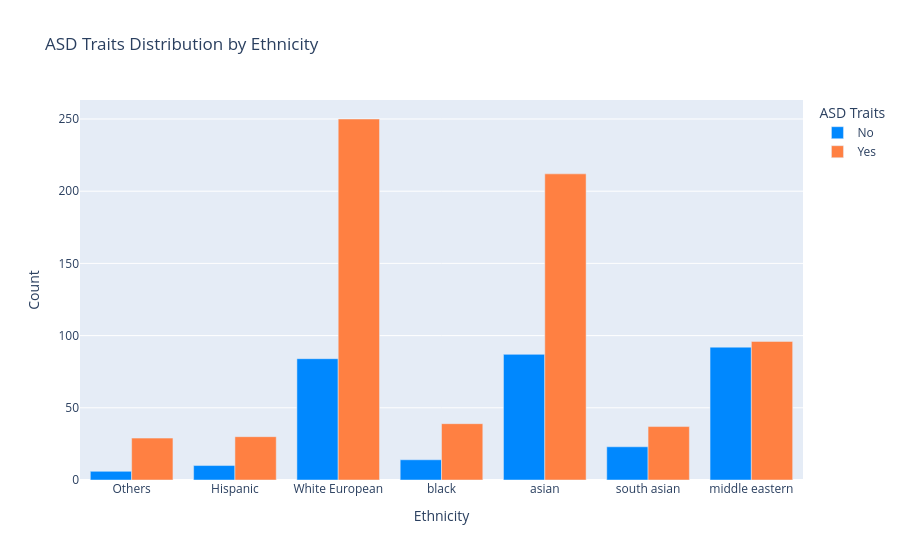

The code cell stored with this chart in its notebook:
### Code cell
ethnicity_counts = asd_toddlers_df.groupby(['Ethnicity', 'ASD_Traits']).size().reset_index(name='Count')

# Filter for major ethnicities (at least 30 records) for better visualization
major_ethnicities = asd_toddlers_df['Ethnicity'].value_counts()[asd_toddlers_df['Ethnicity'].value_counts() >= 30].index.tolist()
ethnicity_counts_filtered = ethnicity_counts[ethnicity_counts['Ethnicity'].isin(major_ethnicities)]

# Calculate percentage of ASD Traits=Yes for each ethnicity
ethnicity_percentages = asd_toddlers_df[asd_toddlers_df['Ethnicity'].isin(major_ethnicities)].groupby('Ethnicity').apply(
    lambda x: (x['ASD_Traits'] == 'Yes').mean() * 100
).reset_index(name='Percentage_Yes')

# Sort ethnicities by percentage of ASD Traits=Yes
ethnicity_percentages = ethnicity_percentages.sort_values('Percentage_Yes', ascending=False)
sorted_ethnicities = ethnicity_percentages['Ethnicity'].tolist()

# Create the bar chart with sorted ethnicities
fig_bar_ethnicity = px.bar(
    ethnicity_counts_filtered, 
    x="Ethnicity", 
    y="Count", 
    color="ASD_Traits",
    barmode="group",
    category_orders={"Ethnicity": sorted_ethnicities},
    color_discrete_map={"Yes": "#FF8042", "No": "#0088FE"},
    title="ASD Traits Distribution by Ethnicity",
    labels={"Ethnicity": "Ethnicity", "Count": "Count", "ASD_Traits": "ASD Traits"}
)
fig_bar_ethnicity.update_layout(
    xaxis_title="Ethnicity",
    yaxis_title="Count",
    legend_title="ASD Traits",
    font=dict(size=12)
)

### Figure 1 — Plotly figure (JSON) as saved in the notebook; plotly's stock layout.template omitted (floating-point values rounded to 4 significant figures)
{"data": [{"alignmentgroup": "True", "hovertemplate": "ASD Traits=No<br>Ethnicity=%{x}<br>Count=%{y}<extra></extra>", "legendgroup": "No", "marker": {"color": "#0088FE", "pattern": {"shape": ""}}, "name": "No", "offsetgroup": "No", "orientation": "v", "showlegend": true, "textposition": "auto", "type": "bar", "x": ["Hispanic", "Others", "White European", "asian", "black", "middle eastern", "south asian"], "xaxis": "x", "y": [10, 6, 84, 87, 14, 92, 23], "yaxis": "y"}, {"alignmentgroup": "True", "hovertemplate": "ASD Traits=Yes<br>Ethnicity=%{x}<br>Count=%{y}<extra></extra>", "legendgroup": "Yes", "marker": {"color": "#FF8042", "pattern": {"shape": ""}}, "name": "Yes", "offsetgroup": "Yes", "orientation": "v", "showlegend": true, "textposition": "auto", "type": "bar", "x": ["Hispanic", "Others", "White European", "asian", "black", "middle eastern", "south asian"], "xaxis": "x", "y": [30, 29, 250, 212, 39, 96, 37], "yaxis": "y"}], "layout": {"barmode": "group", "font": {"size": 12}, "legend": {"title": {"text": "ASD Traits"}, "tracegroupgap": 0}, "title": {"text": "ASD Traits Distribution by Ethnicity"}, "xaxis": {"anchor": "y", "categoryarray": ["Others", "Hispanic", "White European", "black", "asian", "south asian", "middle eastern"], "categoryorder": "array", "domain": [0, 1], "title": {"text": "Ethnicity"}}, "yaxis": {"anchor": "x", "domain": [0, 1], "title": {"text": "Count"}}}}
